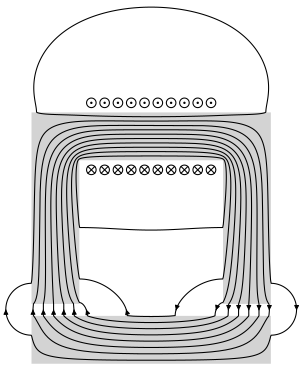

Write Python code to recreate this figure.
# -*- coding: utf-8 -*-
"""
Lignes de champ magnétique dans un électroaimant (modèle 2D plan, voir lib.py) :
une pièce en U retournée, bobinée sur sa branche horizontale, fait face à un
barreau, avec un entrefer sous chaque branche du U. Produit électroaimant.svg.
"""

import matplotlib.pyplot as plt
import numpy as np

import lib

# ---------- Paramètres ----------
a = 0.10# m, largeur du U et du barreau
b = 0.08# m, hauteur du U
d = 0.02# m, largeur des branches du U et épaisseur du barreau
e = 5e-3# m, épaisseur de chaque entrefer
Ni = 500# A, nombre de spires x intensité
mu_r = 1e5# perméabilité relative du fer

# ---------- Simulation et figure (flèches à mi-hauteur des entrefers) ----------
fer, fils, y_entrefers = lib.electroaimant(a, b, d, e, Ni)
x, y, A, Bx, By = lib.figure_circuit(fer, fils, mu_r, __file__, y_fleches=y_entrefers)

# ---------- Comparaison avec le cours (les deux entrefers sont en série) ----------
l = 2*(a - d) + 2*b# m, longueur de la ligne moyenne dans le fer
i, j = np.argmin(abs(y - y_entrefers)), np.argmin(abs(x - (a/2 - d/2)))
print(f"B au centre d'un entrefer (simulation)      : {np.hypot(Bx[i, j], By[i, j])*1e3:.1f} mT")
print(f"mu0 N i / (2e + l/mu_r) (fer de mu_r fini)  : {lib.mu0*Ni/(2*e + l/mu_r)*1e3:.1f} mT")
print(f"mu0 N i / 2e            (formule du cours)  : {lib.mu0*Ni/(2*e)*1e3:.1f} mT")

plt.show()
